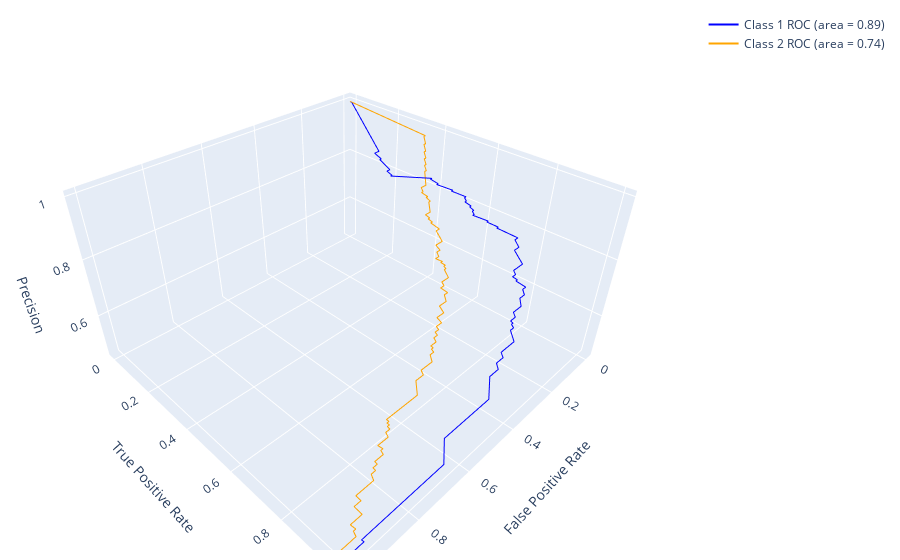

The cell this chart's notebook holds for it:
### Code cell
import plotly.graph_objects as go

fig = go.Figure()
fig.add_trace(go.Scatter3d(x=fpr1, y=tpr1, z=precision1, 
                           mode='lines', 
                           name=f'Class 1 ROC (area = {roc_auc1:.2f})',
                           line=dict(color='blue')))

fig.add_trace(go.Scatter3d(x=fpr2, y=tpr2, z=precision2, 
                           mode='lines', 
                           name=f'Class 2 ROC (area = {roc_auc2:.2f})',
                           line=dict(color='orange')))

fig.update_layout(scene=dict(
        xaxis_title='False Positive Rate',
        yaxis_title='True Positive Rate',
        zaxis_title='Precision'),
    margin=dict(r=20, b=10, l=10, t=10))

fig.show()
